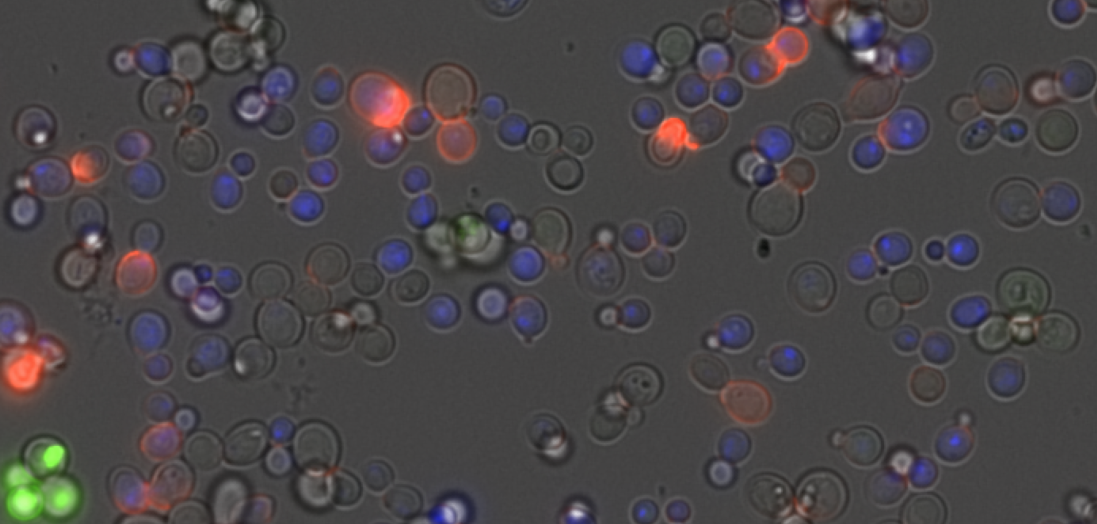
#> input picture kevin_images/dapi overlay BF.png, 2194 x 1048 px (shown at 1/2 size); its folder holds only this picture in this run
$ python -i gabe_lib.py   (imports and definitions only)   (Python 2 division)   (older library calls are emulated)
#> lines starting #> are read from the running program, lines starting #| are printed output that depends on the picture; after the words box and inside, x2 and y2 are one past the last pixel; in counts of white or black regions, pixels touching at a corner belong together
from skimage.morphology import watershed, disk
from skimage.filters import sobel
from skimage import exposure
from skimage import transform as tf
from skimage.segmentation import slic, join_segmentations
from skimage import data, img_as_float
from scipy import fftpack
from skimage.filters.rank import median
from scipy import ndimage as ndi
from skimage import data
# ----------------------------------------------------------------------
import skimage.feature
import skimage.filters
import os
import sys
import skimage
import nd2reader
import matplotlib as mpl
import matplotlib.pyplot as plt
import scipy.misc
import numpy as np
import seaborn as sns
import cPickle as pickle
GIT_DIR = os.path.normpath(os.path.dirname(os.getcwd()))
PUBS_DIR = os.path.normpath(os.path.dirname(GIT_DIR))
# [1 line not run here, left out]
IMAGE_DIR = os.path.normpath(PUBS_DIR + '/images_day_1/')
# sys.path.append(IMAGE_DIR)
# print 'SYSTEM PATH'
# print sys.path
# ----------------------------------------------------------------------
def segment_BF(img):

	sobel_edges = sobel(img)
	global_thresh = skimage.filters.threshold_otsu(img)
	binary_global = img > global_thresh
	elevation_map = binary_global

	# img_norm = skimage.img_as_float(img)
	img_norm = img / img.astype(np.uint16)
	# img_norm = img / img.astype(np.float64)
	markers = np.zeros_like(img)
	markers[img > np.mean(img) - 200] = 1
	markers[img < np.mean(img) - 200] = 2
	# markers = skimage.morphology.closing(markers)
	# markers = ndi.binary_fill_holes(markers - 1)

	# ------------------------------------------------------------------------
	# We should try changing the marker matrix eventually
	# ------------------------------------------------------------------------
	# local_peaks = skimage.feature.peak_local_max(img_norm, min_distance = 10)
	# # , threshold_abs = 0.3
	# for peak_row, peak_column in local_peaks:
	# 	markers[peak_row, peak_column] = 1
	# # markers = markers + 1
	# ------------------------------------------------------------------------

	segmentation = watershed(elevation_map, markers)

	segmentation = skimage.morphology.closing(segmentation)

	segmentation = ndi.binary_fill_holes(segmentation - 1)
	segmentation_first_filter = skimage.morphology.remove_small_objects(segmentation, 200)
	segmentation_second_filter = skimage.morphology.remove_small_objects(segmentation, 800)
	segmentation_second_filter = np.invert(segmentation_second_filter)
	segmentation_final = np.multiply(segmentation_first_filter, segmentation_second_filter)
	labeled_img, num_objects = ndi.label(segmentation_final)
	image_label_overlay = skimage.color.label2rgb(labeled_img, image=img)

	# [9 lines of commented-out code are left out]

	return labeled_img, num_objects
	# return labeled_img[0], num_objects


# [180 lines left out: functions segment_DAPI, find_nuclei_xy, get_masked_cell_image, integrated_intensity, find_nuclei_boundaries, get_object_labels and 1 more, not called in this run]


	# for channel in img_dict:
		# for image in nd2.select(Channel = channel):
			# print image

# ------------------------------------------------------------------------
# MAIN
# ------------------------------------------------------------------------

# # ------------------------------------------------
# # DAPI Segmentation
# # ------------------------------------------------
# # IMAGE_NAME = '/Plate000_WellA12_Seq0011C1XY1.tif'
# # im_path = IMAGE_DIR + IMAGE_NAME
# # im = scipy.misc.imread(im_path)
# # # print im
# # labeled_img, num_objects = segment_DAPI(im)
# # # plt.imshow(labeled_img)
# # # plt.show()
# # ------------------------------------------------
# # ------------------------------------------------


# # ------------------------------------------------
# # BF
# # ------------------------------------------------
# # IMAGE_NAME = '/Plate000_WellA12_Seq0011C5XY1.tif'
# # im_path = IMAGE_DIR + IMAGE_NAME
# # im = scipy.misc.imread(im_path)
# # # print im
# # segment_BF(im)
# # # plt.imshow(im)
# # # plt.show()
# # ------------------------------------------------
# # ------------------------------------------------

# # ------------------------------------------------
# # Find nuclei
# # ------------------------------------------------
# # IMAGE_NAME = '/Plate000_WellA12_Seq0011C1XY1.tif'
# # im_path = IMAGE_DIR + IMAGE_NAME
# # im = scipy.misc.imread(im_path)
# # labeled_img, num_objects = segment_DAPI(im)
# # # print im
# # find_nuclei_xy(im, labeled_img)
# # # # plt.imshow(labeled_img)
# # # # plt.show()
# # ------------------------------------------------
# # ------------------------------------------------


# # ------------------------------------------------
# # Integrated GFP intensity
# # ------------------------------------------------
# # IMAGE_NAME_PERTURB_BF = '/Plate000_WellE09_Seq0056XY1C5.tif'
# # IMAGE_NAME_DMSO_BF = '/Plate000_WellC09_Seq0032XY1C5.tif'
# # im_path_perturb_bf = IMAGE_DIR + IMAGE_NAME_PERTURB_BF
# # im_path_dmso_bf = IMAGE_DIR + IMAGE_NAME_DMSO_BF
# # im_perturb_bf = scipy.misc.imread(im_path_perturb_bf)
# # im_dmso_bf = scipy.misc.imread(im_path_dmso_bf)

# # plt.imshow(im_perturb_bf)
# # plt.show()


# # # labeled_img_perturb_bf, num_objects_perturb = segment_BF(im_perturb_bf)
# # # labeled_img_dmso_bf, num_objects_dmso = segment_BF(im_dmso_bf)
# # # dmso_intensities = integrated_intensity(im_dmso_bf, labeled_img_dmso_bf)
# # # perturb_intensities = integrated_intensity(im_perturb_bf, labeled_img_perturb_bf)

# # # plt.figure()
# # # sns.kdeplot(np.array(dmso_intensities),shade=True,color='r')
# # # sns.kdeplot(np.array(perturb_intensities),shade=True,color='b')
# # # plt.show()
# # ------------------------------------------------
# # ------------------------------------------------


# # ------------------------------------------------
# # Get ND2
# # ------------------------------------------------
# # IMAGE_NAME = 'Plate000_WellA04_Seq0003.nd2'
# # # im_path = IMAGE_DIR + IMAGE_NAME
# # # im_nd2 = get_nd2_dict(im_path)
# # im_nd2 = get_nd2_dict(IMAGE_NAME)


# # # print im_nd2
# # ------------------------------------------------
# # ------------------------------------------------

# # ------------------------------------------------
# # Nuclei Boundaries
# # ------------------------------------------------
# IMAGE_NAME_PERTURB_BF = 'Plate000_WellE09_Seq0056XY1C1.tif'
# im_DAPI_1 = scipy.misc.imread(IMAGE_DIR + '/' + IMAGE_NAME_PERTURB_BF)
# # IMAGE_NAME = 'Plate000_WellA04_Seq0003.nd2'
# # im_nd2 = get_nd2_dict(IMAGE_NAME)
# # im_BF_1 = im_nd2['BF-Cy3'][1]
# im_DAPI_1_labeled, num_objects = segment_DAPI(im_DAPI_1)


# # # print im_BF_1_labeled[0]
# # plt.imshow(im_BF_1_labeled[0])
# # plt.show()

# find_nuclei_boundaries(im_DAPI_1_labeled, im_DAPI_1)
# # ------------------------------------------------
# # ------------------------------------------------

>>> import cv2
>>> picture = cv2.imread('../kevin_images/dapi overlay BF.png', cv2.IMREAD_GRAYSCALE)
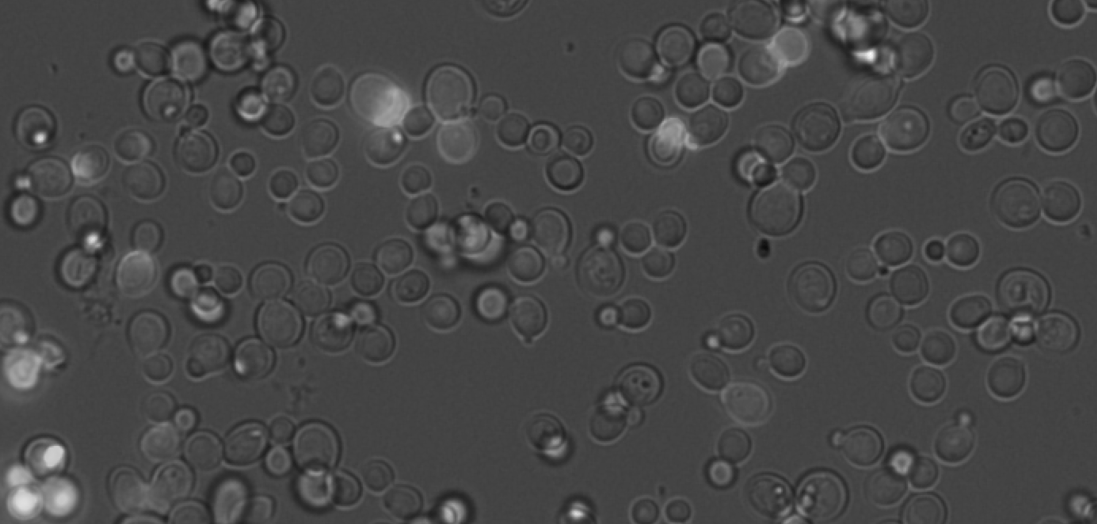
#> picture: shape (1048, 2194) (shown at 1/2 size); min 10, max 254, mean 70.7
>>> result = segment_BF(picture)
#> in segment_BF, `sobel_edges = sobel(img)`:
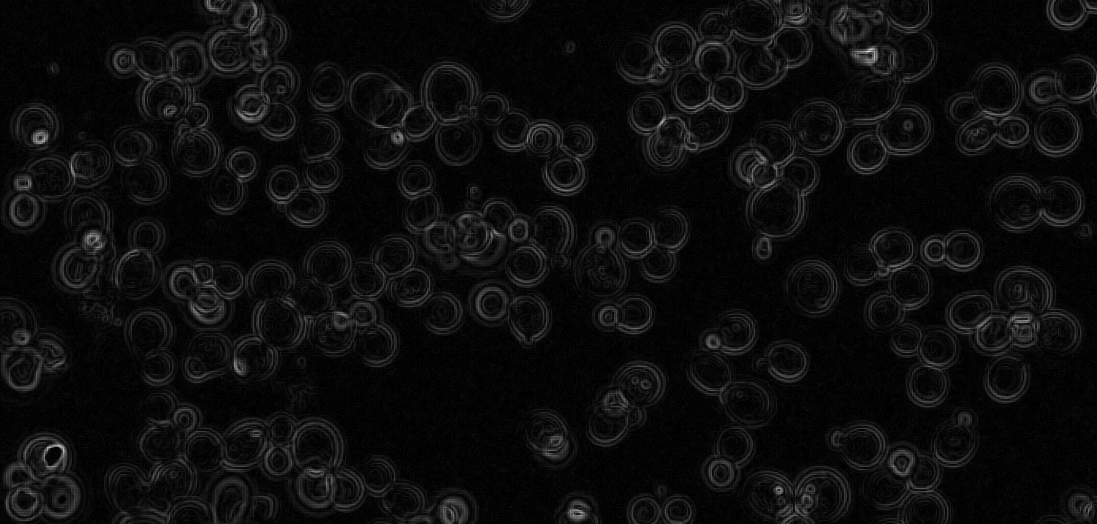
#> sobel_edges: shape (1048, 2194) float64 (shown at 1/2 size); min 0, max 0.161, mean 0.00823; drawn with min black and max white
#> in segment_BF, `global_thresh = skimage.filters.threshold_otsu(img)`: global_thresh = 89
#> in segment_BF, `binary_global = img > global_thresh`:
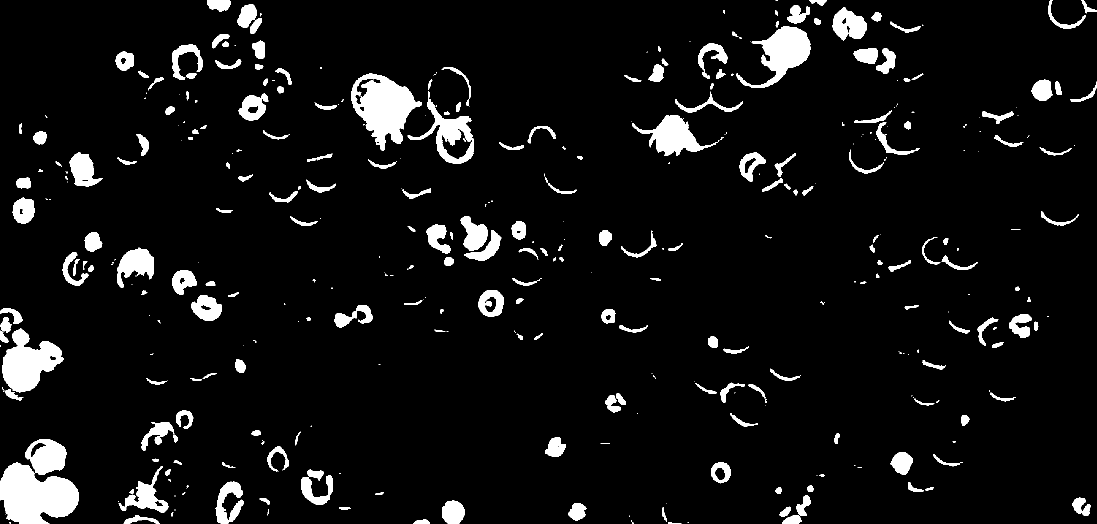
#> binary_global: shape (1048, 2194) bool (shown at 1/2 size); 6.6% white; 395 white regions (167 under 20 px), largest, box (x1, y1, x2, y2) and area: (0, 924, 158, 1048) 13405, (702, 147, 844, 301) 11348, (4, 657, 127, 785) 8707
#> in segment_BF, `img_norm = img / img.astype(np.uint16)`: img_norm: shape (1048, 2194) uint16; every value is 1
#> in segment_BF, `segmentation = watershed(elevation_map, markers)`: segmentation: shape (1048, 2194); every value is 1
#> in segment_BF, `segmentation = ndi.binary_fill_holes(segmentation - 1)`: segmentation: shape (1048, 2194) bool; every value is 0
#> in segment_BF, `labeled_img, num_objects = ndi.label(segmentation_final)`: labeled_img: shape (1048, 2194) int32; every value is 0
#> in segment_BF, `labeled_img, num_objects = ndi.label(segmentation_final)`: num_objects = 0
#> in segment_BF, `image_label_overlay = skimage.color.label2rgb(labeled_img, image=img)`:
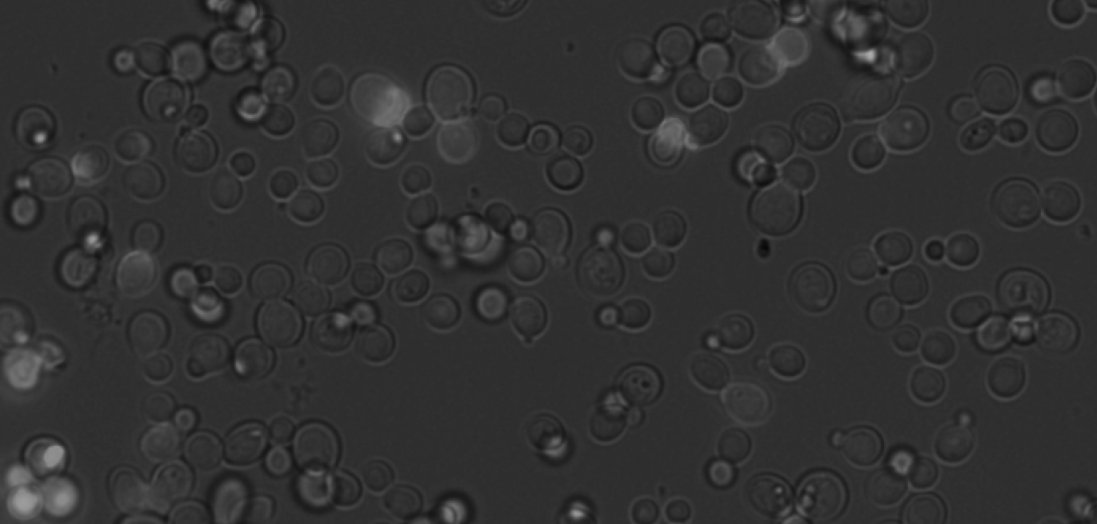
#> image_label_overlay: shape (1048, 2194, 3) float64 (shown at 1/2 size); min 0.0275, max 0.697, mean 0.194
